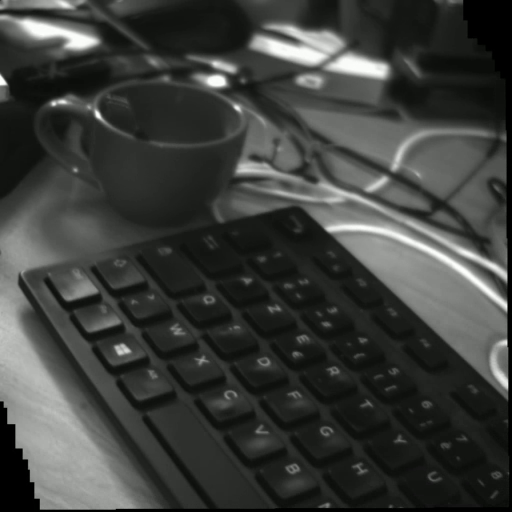
#> input picture frame 9 of Image stitching/Data/video_15-36-22_580-stitch.avi, 1024 x 1024 px, given in place of building.mp4, which was not available (shown at 1/2 size)
$ python main_stitching.py
#> lines starting #> are read from the running program, lines starting #| are printed output that depends on the picture; pictures that were not available may be replaced by others from this repository, and a replacement may not be noted
import cv2
import numpy as np
import glob
from skimage import io

class Stitch:
    def __init__(self, first_image, image_org):

        self.detector = cv2.SIFT_create(700)
        self.bf = cv2.BFMatcher()

        self.process_first_frame(first_image)
        self.output_img = image_org

        self.H_prev = np.eye(3)
        self.H_org = np.eye(3)

        # Initialize corners' coords
        corner_0 = np.array([0, 0])
        corner_1 = np.array([first_image.shape[1], 0])
        corner_2 = np.array([first_image.shape[1], first_image.shape[0]])
        corner_3 = np.array([0, first_image.shape[0]])

        self.corners = np.array([[corner_0, corner_1, corner_2, corner_3]], dtype=np.float32)
        print(self.corners)
        # ----------
        self.extreme = np.array([0, first_image.shape[0], 0, first_image.shape[1]])

    def process_first_frame(self, first_image):

        self.frame_prev = first_image
        frame_gray_prev = cv2.cvtColor(first_image, cv2.COLOR_BGR2GRAY)
        self.kp_prev, self.des_prev = self.detector.detectAndCompute(frame_gray_prev, None)
        # self.des_prev /= (self.des_prev.sum(axis=1, keepdims=True) + 1e-7)
        # self.des_prev = np.sqrt(self.des_prev)

    def pair_wise_match(self, des_cur, des_prev):

        pair_matches = self.bf.knnMatch(des_cur, des_prev, k=2)
        matches = []
        for m, n in pair_matches:
            if m.distance < 0.7*n.distance:
                matches.append(m)

        matches = sorted(matches, key=lambda x: x.distance)
        matches = matches[:min(len(matches),70)]

        return matches

    def findTransformation(self, image_1_kp, image_2_kp, matches):

        image_1_points = np.zeros((len(matches), 1, 2), dtype=np.float32)
        image_2_points = np.zeros((len(matches), 1, 2), dtype=np.float32)
        for i in range(0, len(matches)):
            image_1_points[i] = image_1_kp[matches[i].queryIdx].pt
            image_2_points[i] = image_2_kp[matches[i].trainIdx].pt

        H, mask = cv2.findHomography(image_1_points, image_2_points, cv2.RANSAC, ransacReprojThreshold=2.0)

        return H

    def transformed_coords(self, frame_cur, H):

        corner_0 = np.array([0, 0])
        corner_1 = np.array([frame_cur.shape[1], 0])
        corner_2 = np.array([frame_cur.shape[1], frame_cur.shape[0]])
        corner_3 = np.array([0, frame_cur.shape[0]])

        corners = np.array([[corner_0, corner_1, corner_2, corner_3]], dtype=np.float32)
        transformed_corners = cv2.perspectiveTransform(corners, H)

        transformed_corners = np.array(transformed_corners, dtype=np.int32)

        return transformed_corners

    def frame_process(self, frame_cur, frame_org):

        self.frame_cur = frame_cur
        self.frame_org = frame_org
        frame_gray_cur = cv2.cvtColor(frame_cur, cv2.COLOR_BGR2GRAY)
        self.kp_cur, self.des_cur = self.detector.detectAndCompute(frame_gray_cur, None)
        # self.des_cur /= (self.des_cur.sum(axis=1, keepdims=True) + 1e-7)
        # self.des_cur = np.sqrt(self.des_cur)

        self.matches = self.pair_wise_match(self.des_cur, self.des_prev)

        if len(self.matches) < 4:
            return

        self.H = self.findTransformation(self.kp_cur, self.kp_prev, self.matches)
        self.H_new = np.matmul(self.H_org, self.H)
        self.H_dot = np.matmul(self.H_prev, self.H)
        transformed_corners = self.transformed_coords(self.frame_cur, self.H_new)
        self.corners = transformed_corners.copy()
        print(self.corners)

        #--------
        self.render(self.H_dot, self.frame_org)
        #--------

        # loop
        self.H_prev = self.H_dot
        self.H_org = self.H_new
        self.kp_prev = self.kp_cur
        self.des_prev = self.des_cur
        self.frame_prev = self.frame_cur
        print(self.frame_prev.shape)


    #------------------------------------------------------------------------------------------------------------------
    def draw_border(self, image, corners, color=(0, 0, 0)):
        # make image's border invisible
        for i in range(corners.shape[1]-1, -1, -1):
            cv2.line(image, tuple(corners[0, i, :]), tuple(
                corners[0, i-1, :]), thickness=5, color=color)
        return image

    #------------------------------------------------------------------------------------------------------------------
    # Those below functions are prepared for post processing

    def find_extreme(self, corner_cur):
        corners = corner_cur
        north = min(corners.T[1])
        south = max(corners.T[1])
        west = min(corners.T[0])
        east = max(corners.T[0])

        # ------
        if north < self.extreme[0]:
            self.extreme[0] = north
        if south > self.extreme[1]:
            self.extreme[1] = south
        if west < self.extreme[2]:
            self.extreme[2] = west
        if east > self.extreme[3]:
            self.extreme[3] = east

        return self.extreme

    def create_overlap_mask(self, warped_img):
        self.mask = np.zeros(warped_img.shape)
        self.mask[warped_img > 0] = 1
        self.mask[self.output_img <= 0] = 0
        return self.mask

    def distance_transform(self, warped_img):
        out_img = self.output_img.copy()
        img = warped_img.copy()
        out_img = cv2.cvtColor(out_img.astype('uint8'), cv2.COLOR_RGB2GRAY)
        img = cv2.cvtColor(img.astype('uint8'), cv2.COLOR_RGB2GRAY)

        out_img = cv2.distanceTransform(out_img, cv2.DIST_L2, 3)
        img = cv2.distanceTransform(img, cv2.DIST_L2, 3)
        cv2.normalize(out_img, out_img, 0, 1, cv2.NORM_MINMAX)
        cv2.normalize(img, img, 0, 1, cv2.NORM_MINMAX)

        # cv2.imshow('Distance Transform  out Image', out_img)
        # cv2.imshow('Distance Transform Image', img)

        mask = np.zeros(warped_img.shape)
        mask[warped_img > 0] = 1
        mask[self.output_img <= 0] = 0

        # Transform to 3 channels
        out_img3 = np.zeros(self.output_img.shape)
        out_img3[:,:,0] = out_img
        out_img3[:,:,1] = out_img
        out_img3[:,:,2] = out_img

        img3 = np.zeros(self.output_img.shape)
        img3[:,:,0] = img
        img3[:,:,1] = img
        img3[:,:,2] = img

        return out_img3, img3, mask

    def alpha_blending(self, warped_img, alpha = 0.3):
        # alpha = 0.3
        # self.create_overlap_mask(warped_img)
        # warped_img[self.mask > 0] = warped_img[self.mask > 0]*alpha
        # self.output_img[self.mask > 0] = self.output_img[self.mask > 0]*(1-alpha)
        # self.output_img += warped_img

        out_img, img, mask = self.distance_transform(warped_img)
        warped_img[mask > 0] = warped_img[mask > 0]*img[mask > 0] / (img[mask > 0] + out_img[mask > 0])
        self.output_img[mask > 0] = self.output_img[mask > 0]*out_img[mask > 0] / (img[mask > 0] + out_img[mask > 0])
        self.output_img += warped_img

        return self.output_img

    def render(self, H, frame_cur):
        # --------
        transformed_corners = self.transformed_coords(frame_cur, H)
        # -------------
        self.extreme = self.find_extreme(transformed_corners[0])

        # #-------------

        self.output_img_old = self.output_img

        self.output_img = np.zeros((min(4096, self.extreme[1] - self.extreme[0]),
                                    min(4096, self.extreme[3] - self.extreme[2]), 3))

        # ----------------------------------
        if self.extreme[0] < 0 or self.extreme[2] < 0:
            if self.output_img.shape[0] < 4096:
                h_offset = int(- self.extreme[0])
            else:
                h_offset = 0
            if self.output_img.shape[1] < 4096:
                w_offset = int(- self.extreme[2])
            else:
                w_offset = 0

            self.output_img[h_offset:h_offset + self.output_img_old.shape[0],
            w_offset:w_offset + self.output_img_old.shape[1], :] = self.output_img_old
            H_prev = np.eye(3)
            H_prev[0, 2] = w_offset
            H_prev[1, 2] = h_offset
            H = np.matmul(H_prev, H)
            self.H_dot = H
            transformed_corners = self.transformed_coords(frame_cur, H)
            if self.extreme[0] < 0:
                self.extreme[1] += h_offset
                self.extreme[0] += h_offset

            if self.extreme[2] < 0:
                self.extreme[3] += w_offset
                self.extreme[2] += w_offset

        else:
            self.output_img[0:self.output_img_old.shape[0], 0:self.output_img_old.shape[1], :] = self.output_img_old
        warped_img = cv2.warpPerspective(
            frame_cur, H, (self.output_img.shape[1], self.output_img.shape[0]), flags=cv2.INTER_LINEAR)

        warped_img = self.draw_border(warped_img, transformed_corners)
        #self.distance_transform(warped_img)
        self.output_img = self.alpha_blending(warped_img)
        # self.output_img[warped_img > 0] = warped_img[warped_img > 0]

        output_temp = np.copy(self.output_img)

        #output_temp = self.draw_border(output_temp, transformed_corners, color=(0, 0, 255))

        cv2.imshow('output',  (output_temp/255.))

        return self.output_img

    # [40 lines of commented-out code are left out]

def main():

    video_path = 'Data/building.mp4'
    data = []
    cap = cv2.VideoCapture(video_path)
    is_first_frame = True
    i = 0
    cap.read()
    while cap.isOpened():
        ret, frame_cur = cap.read()
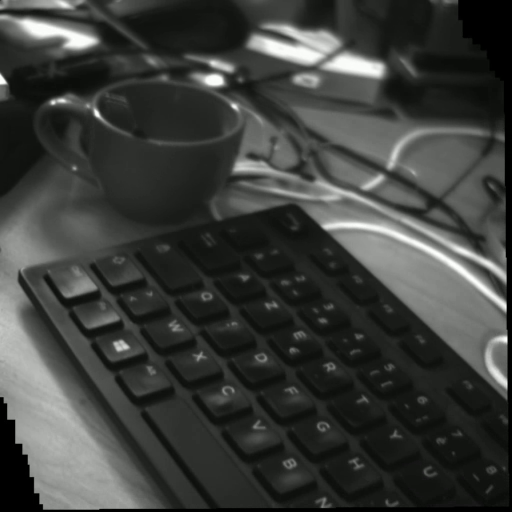
#> input picture frame 10 of Image stitching/Data/video_15-36-22_580-stitch.avi, 1024 x 1024 px, given in place of building.mp4, which was not available (shown at 1/2 size)
#> frame_cur is the input picture: shape (1024, 1024, 3); mean B, G, R 59.5, 62.4, 60.5
        if ret:
        #frame = frame_cur
            frame_cur = cv2.resize(frame_cur,(int(frame_cur.shape[1]/2),int(frame_cur.shape[0]/2)), interpolation = cv2.INTER_AREA)
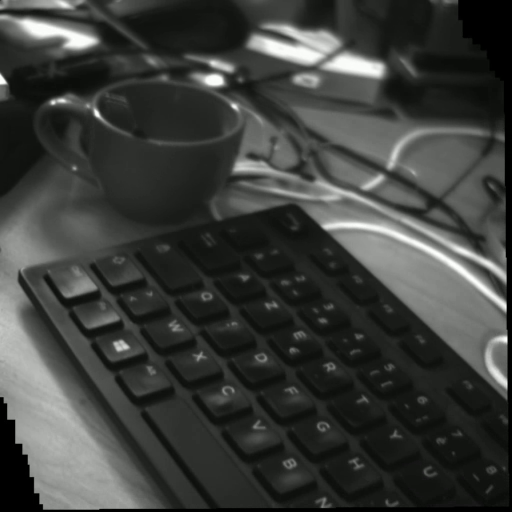
#> frame_cur: shape (512, 512, 3); mean B, G, R 59.6, 62.5, 60.6
        # [4 lines of commented-out code are left out]
        if not ret:
            if is_first_frame:
                continue
            break

        if is_first_frame:
            video_mosaic = Stitch(frame_cur, frame_cur)
#> in process_first_frame, `self.kp_prev, self.des_prev = self.detector.detectAndCompute(frame_gra..`: self.kp_prev = 430 keypoints; strongest (x, y, size): (79, 40, 16.4), (214, 81, 10.5), (504, 339, 5), (37, 29, 14.7)
#| [[[  0.   0.]
#|   [512.   0.]
#|   [512. 512.]
#|   [  0. 512.]]]
            is_first_frame = False
            continue

        # process each frame
        video_mosaic.frame_process(frame_cur, frame_cur)
        i += 1
        print(i)
        if cv2.waitKey(1) & 0xFF == ord('q'):
            break
    #output = video_mosaic.blend(data)
    print(video_mosaic.output_img.shape)
#| (522, 515, 3)
    cv2.waitKey(0)
    cap.release()
    cv2.destroyAllWindows()
    # cv2.imwrite('mosaicn.jpg', video_mosaic.output_img)
    # cv2.imwrite('fin.jpg', output)

if __name__ == "__main__":
    main()

$ run again, starting later in the video
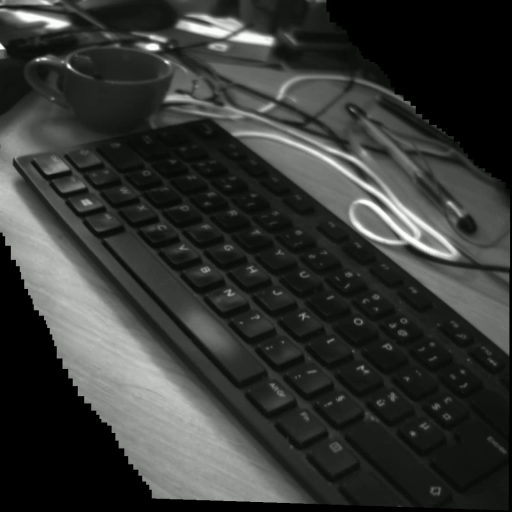
#> input picture frame 41 of Image stitching/Data/video_15-36-22_580-stitch.avi, 1024 x 1024 px, given in place of building.mp4, which was not available (shown at 1/2 size)
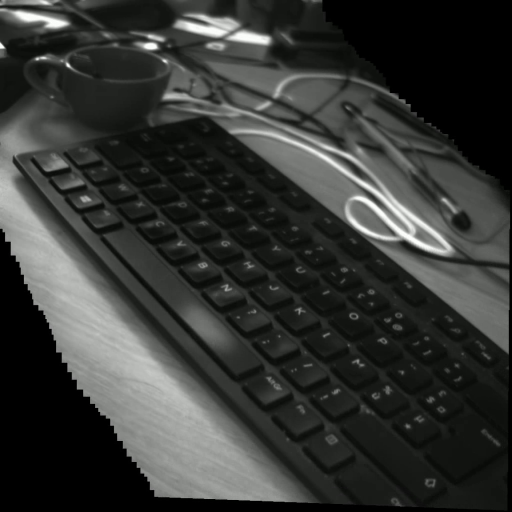
#> input picture frame 42 of Image stitching/Data/video_15-36-22_580-stitch.avi, 1024 x 1024 px, given in place of building.mp4, which was not available (shown at 1/2 size)
#> in main, frame_cur is the input picture: shape (1024, 1024, 3); mean B, G, R 52.3, 54.8, 53.1
#> in main, `frame_cur = cv2.resize(frame_cur,(int(frame_cur.shape[1]/2),int(frame_..`:
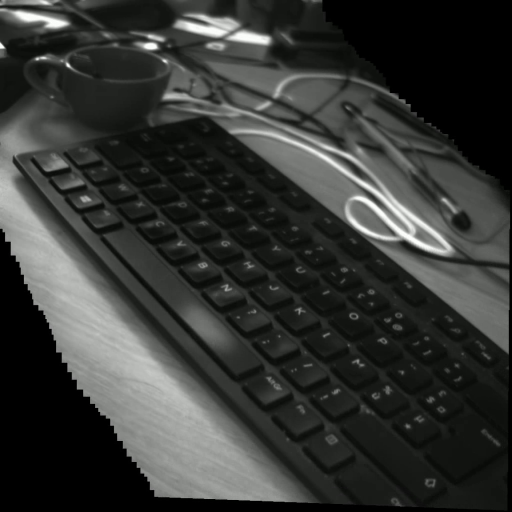
#> frame_cur: shape (512, 512, 3); mean B, G, R 52.4, 54.9, 53.2
#> self.kp_prev = 526 keypoints; strongest (x, y, size): (55, 23, 9.9), (68, 65, 2.8), (150, 46, 6.6), (263, 40, 8.6)
#| [[[  0.   0.]
#|   [512.   0.]
#|   [512. 512.]
#|   [  0. 512.]]]
#| (520, 517, 3)

$ run again, starting later in the video
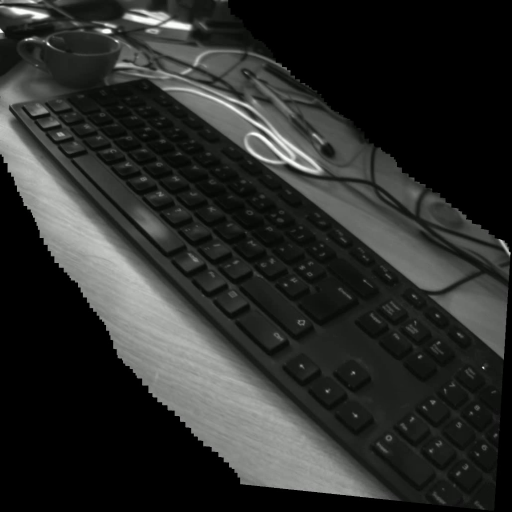
#> input picture frame 74 of Image stitching/Data/video_15-36-22_580-stitch.avi, 1024 x 1024 px, given in place of building.mp4, which was not available (shown at 1/2 size)
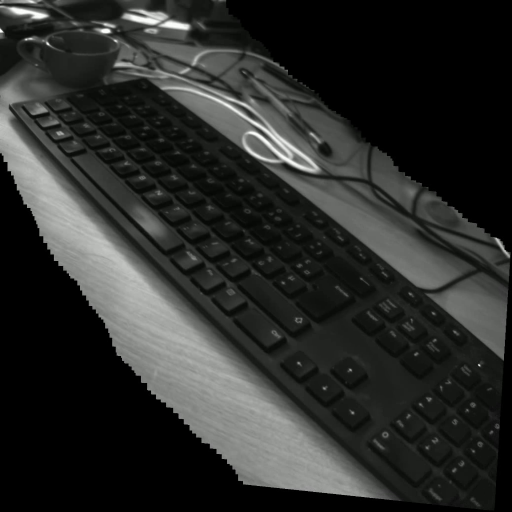
#> input picture frame 75 of Image stitching/Data/video_15-36-22_580-stitch.avi, 1024 x 1024 px, given in place of building.mp4, which was not available (shown at 1/2 size)
#> in main, frame_cur is the input picture: shape (1024, 1024, 3); mean B, G, R 42.8, 44.8, 43.5
#> in main, `frame_cur = cv2.resize(frame_cur,(int(frame_cur.shape[1]/2),int(frame_..`:
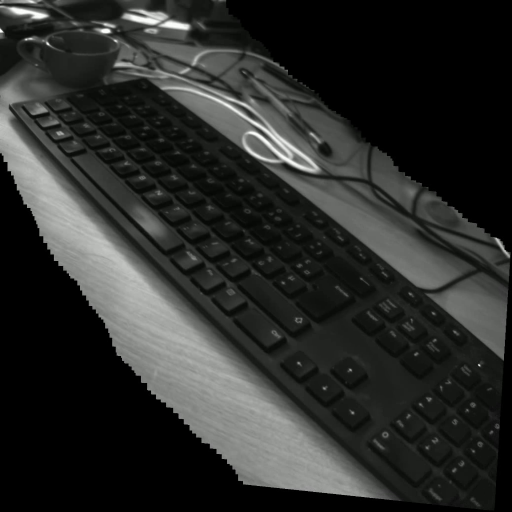
#> frame_cur: shape (512, 512, 3); mean B, G, R 42.9, 44.9, 43.6
#> self.kp_prev = 553 keypoints; strongest (x, y, size): (39, 15, 6.8), (48, 44, 2), (184, 27, 5.9), (498, 241, 3.9)
#| [[[  0.   0.]
#|   [512.   0.]
#|   [512. 512.]
#|   [  0. 512.]]]
#| (514, 513, 3)
